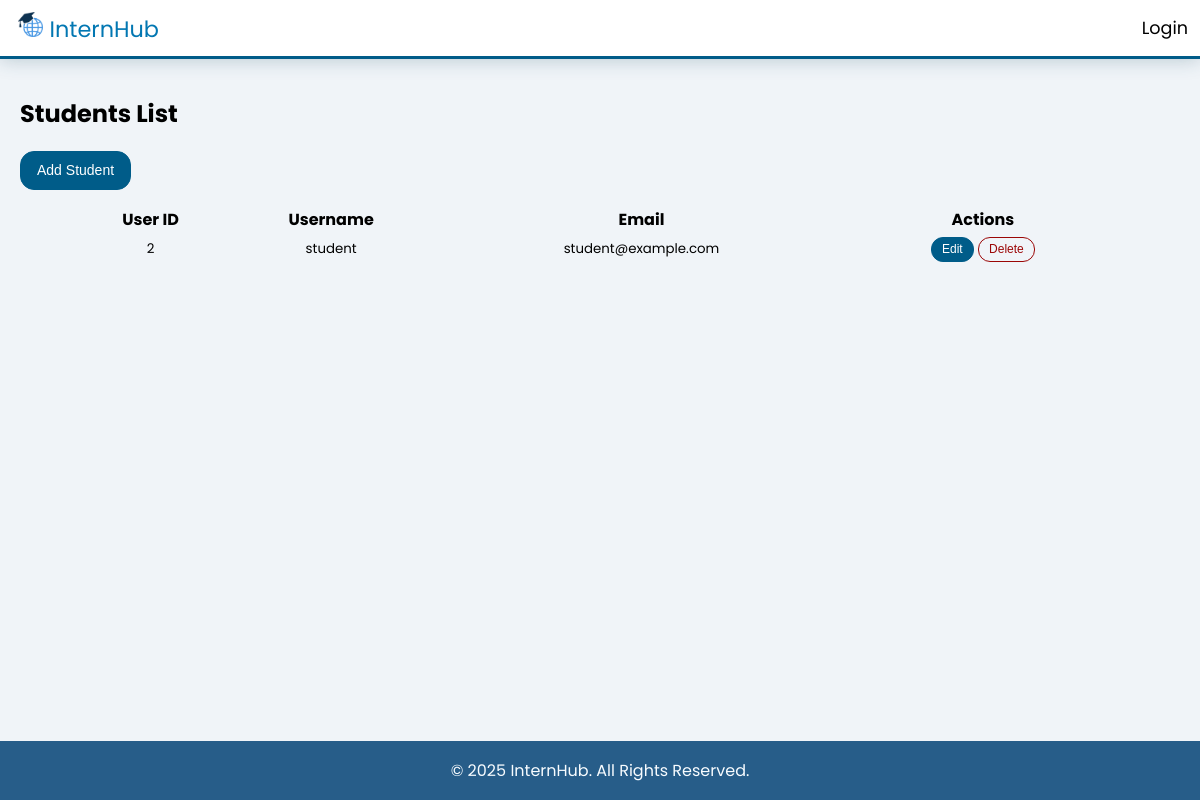
/pages/admin/tasks/students.php, run on the app's committed database.
### tables this page shows
CREATE TABLE users (
    user_id INT AUTO_INCREMENT PRIMARY KEY,
    username VARCHAR(50) NOT NULL UNIQUE,
    email VARCHAR(100) NOT NULL UNIQUE,
    password_hash VARCHAR(255) NOT NULL,
    user_type_id INT NOT NULL,
    last_login TIMESTAMP NULL,
    created_at TIMESTAMP DEFAULT CURRENT_TIMESTAMP,
    updated_at TIMESTAMP DEFAULT CURRENT_TIMESTAMP ON UPDATE CURRENT_TIMESTAMP,
    FOREIGN KEY (user_type_id) REFERENCES user_types(type_id)
);

### includes/config.php (called while the page is built, shortened)
<?php
function escape($data) {
    if (isset($data)) {
        return htmlspecialchars($data, ENT_QUOTES, 'UTF-8');
    } else {
        return '';
    }
}
?>

### pages/admin/tasks/students.php (the view, shortened to what this page needs)
<?php
require_once '../../../includes/config.php';
require_once '../../../includes/header.php';
?>
<div class="admin-panel-tasks">
    <h2>Students List</h2>
    <button onclick="document.getElementById('addStudentForm').style.display='block'" class="btn btn-primary btn-rg mb-3">Add Student</button>
    <table width="90%" align="center" class="admin-task-table">
        <tr>
            <th>User ID</th>
            <th>Username</th>
            <th>Email</th>
            <th>Actions</th>
        </tr>
        <?php
        $stmt = $db->query("SELECT user_id, username, email FROM users WHERE user_type_id = 2");
        while ($user = $stmt->fetch(PDO::FETCH_ASSOC)) {
            echo "<tr data-userid='{$user['user_id']}' data-username='".escape($user['username'])."' data-email='".escape($user['email'])."' align='center' class='table-row'>
                    <td>".escape($user['user_id'])."</td>
                    <td>".escape($user['username'])."</td>
                    <td>".escape($user['email'])."</td>
                    <td>
                        <button class='edit-btn btn btn-primary btn-sm'>Edit</button>
                        <button class='delete-btn btn btn-danger btn-sm' data-userid='".escape($user['user_id'])."'>Delete</button>
                    </td>
                  </tr>";
        }
        ?>
    </table>
</div>
<?php require_once '../../../includes/footer.php'; ?>

### assets/css/style.css (style rules this page uses)
body { font-family: 'Poppins', sans-serif; margin: 0; padding: 0; background-color: #f0f4f8; min-height: 100vh; display: flex; flex-direction: column; }
.mb-3 { margin-bottom: 1rem; }
.btn { display: inline-block; text-align: center; vertical-align: middle; border: 1px solid transparent; line-height: 1.5; transition: color 0.15s ease-in-out, background-color 0.15s ease-in-out, border-color 0.15s ease-in-out, box-shadow 0.15s ease-in-out; text-decoration: none; cursor: pointer; }
.btn-primary { color: #fff; background-color: rgb(0, 92, 137); border-color: rgb(0, 92, 137); }
.btn-danger { color: rgb(155, 6, 6); background-color: rgba(0, 0, 0, 0); border-color: rgb(155, 6, 6); }
.btn-rg { padding: 0.5rem 1rem; font-size: 0.875rem; border-radius: 0.875rem; }
.btn-sm { padding: 0.15rem 0.65rem; font-size: 0.75rem; border-radius: 0.75rem; }
.admin-task-table { border-collapse: collapse; }
.table-row td { padding: 0.25rem; font-size: smaller; }
.table-row td:first-child { border-radius: 10px 0 0 10px; }
.table-row td:last-child { border-radius: 0 10px 10px 0; }

### data on the page
users: user_id "2", username "student", email "student@example.com"
